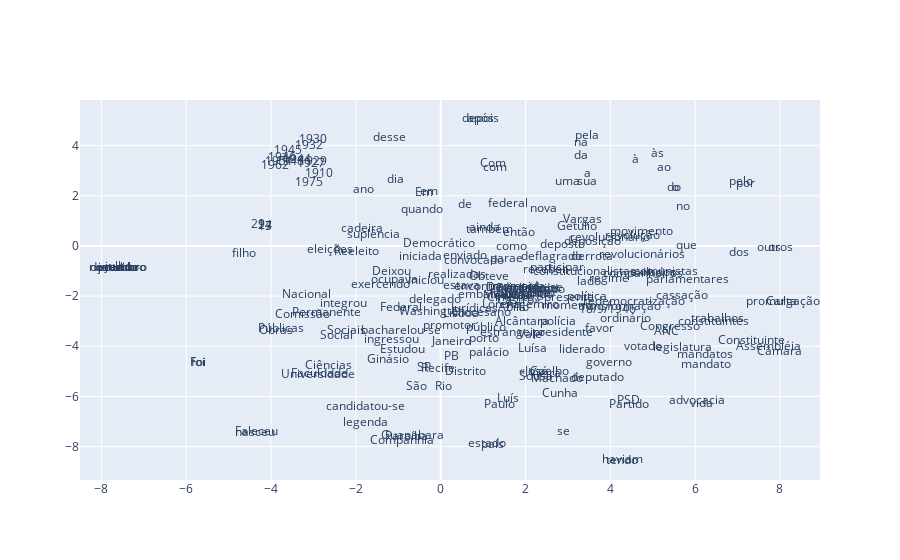

Here is the notebook cell this chart was saved with:
### Code cell
plot_with_plotly(x_vals, y_vals, labels)

### Figure 1 — Plotly figure (JSON) as saved in the notebook; plotly's stock layout.template omitted (floating-point values rounded to 4 significant figures; data arrays with more than 128 entries replaced by an {"elided": "..."} marker saying what was removed)
{"data": [{"mode": "text", "text": {"elided": "201 str values"}, "type": "scatter", "x": {"elided": "201 float values"}, "y": {"elided": "201 float values"}}], "layout": {}}
